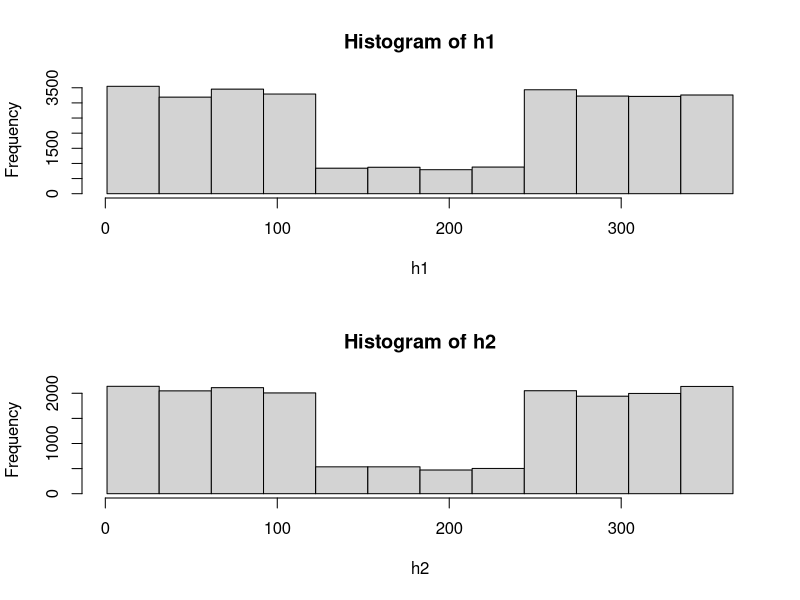
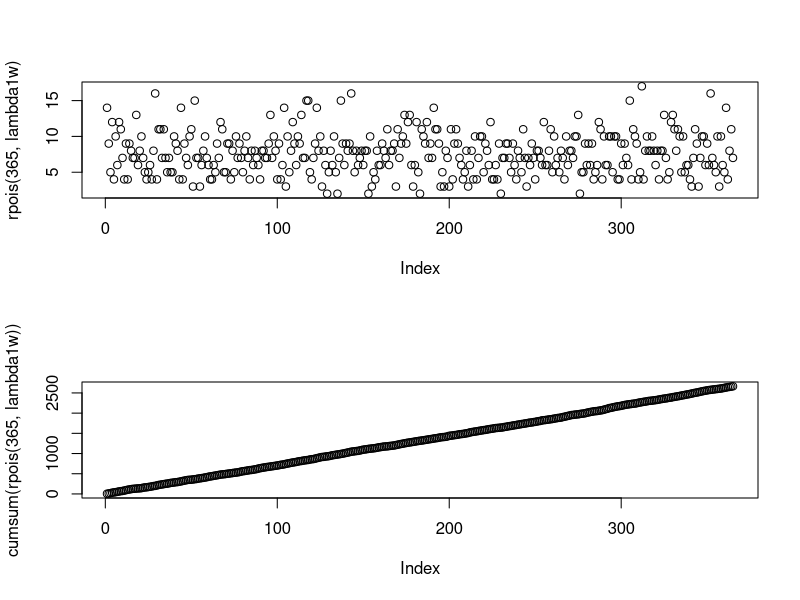
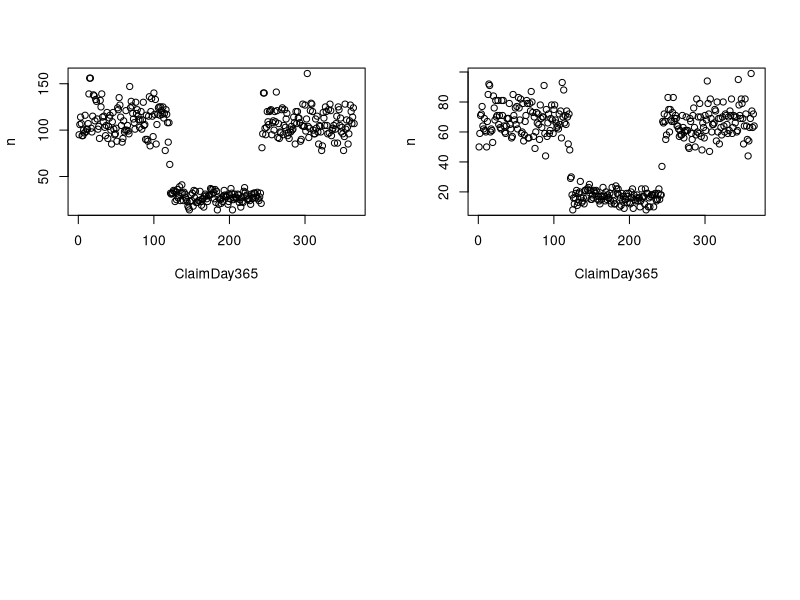

These figures' R source, in order: (Note: this script raises an error after producing the figures.)
## Risk och reserv Projekt 1

claims <- read.table("Projekt1_Grupp8.txt", header = TRUE, sep = ";")
summary(claims)

## ARRIVALS

# Aggregate to days in 1 Y
claims$ClaimDay365 <- claims$ClaimDay %% 365
claims$ClaimDay365[claims$ClaimDay365==0] <- 365

# Histogram 1Y dividided by 12 months
par(mfrow=c(2,1))
h1 <- claims$ClaimDay365[claims$ClaimType==1]
b1 <- seq(min(h1), max(h1), length.out = 13)
hist(h1, breaks=b1)
h2 <- claims$ClaimDay365[claims$ClaimType==2]
b2 <- seq(min(h2), max(h2), length.out = 13)
hist(h2, breaks=b2)

# From hist, less arrivals June-August
claims$Summer <- 0
claims$Summer[b1[5]<claims$ClaimDay365&claims$ClaimDay365<=b1[9]] <- 1

#Winter
obs1w <- length(claims$ClaimCost[claims$ClaimType==1&claims$Summer==0])
obs2w <- length(claims$ClaimCost[claims$ClaimType==2&claims$Summer==0])
#Summer
obs1s <- length(claims$ClaimCost[claims$ClaimType==1&claims$Summer==1])
obs2s <- length(claims$ClaimCost[claims$ClaimType==2&claims$Summer==1])

# Branch 1
lambda1w <- obs1w / max(claims$ClaimDay[claims$ClaimType==1&claims$Summer==0])
lambda1s <- obs1s / max(claims$ClaimDay[claims$ClaimType==1&claims$Summer==1])
# Branch 2
lambda2w <- obs2w / max(claims$ClaimDay[claims$ClaimType==2&claims$Summer==0])
lambda2s <- obs2s / max(claims$ClaimDay[claims$ClaimType==2&claims$Summer==1])


days<-365
runs<-100
res_mat<-matrix(0,days,runs)
for(d in (1:days))
{
  z_vec<-rpois(runs,lambda1w)
  res_mat[d,]<-z_vec
}


plot(rpois(365,lambda1w),type="p")
plot(cumsum(rpois(365,lambda1w)))





# COST
claimsCount1Y <- aggregate(list(n=claims$ClaimDay365),list(ClaimType=claims$ClaimType,ClaimDay365=claims$ClaimDay365), length)
check1 <- sum(claimsCount1Y$n[claimsCount1Y$ClaimType==1])

claimsCountY1 <- subset(claimsCount1Y, ClaimType == 1, select=c(ClaimDay365, n))
claimsCountY2 <- subset(claimsCount1Y, ClaimType == 2, select=c(ClaimDay365, n))

par(mfrow=c(2,2))
plot(claimsCountY1)
plot(claimsCountY2)
plot(rpois(365,lambda1))
plot(rpois(365,lambda2))


## COST
claimsMeanCost10Y <- aggregate(list(MeanCost=claims$ClaimCost),list(ClaimType=claims$ClaimType,ClaimDay=claims$ClaimDay), mean)
claimsMeanCost1Y <- aggregate(list(MeanCost=claims$ClaimCost),list(ClaimType=claims$ClaimType,ClaimDay365=claims$ClaimDay365), mean)


# claimsCost1 <- subset(claimsMeanCost10Y, ClaimType == 1, select=c(ClaimDay, MeanCost))
# claimsCost2 <- subset(claimsMeanCost10Y, ClaimType == 2, select=c(ClaimDay, MeanCost))
# 
# par(mfrow=c(2,1))
# plot(claimsCost1)
# plot(claimsCost2)

claimsCostY1 <- subset(claimsMeanCost1Y, ClaimType == 1, select=c(ClaimDay365, MeanCost))
claimsCostY2 <- subset(claimsMeanCost1Y, ClaimType == 2, select=c(ClaimDay365, MeanCost))

par(mfrow=c(2,1))
plot(claimsCostY1)
plot(claimsCostY2)
